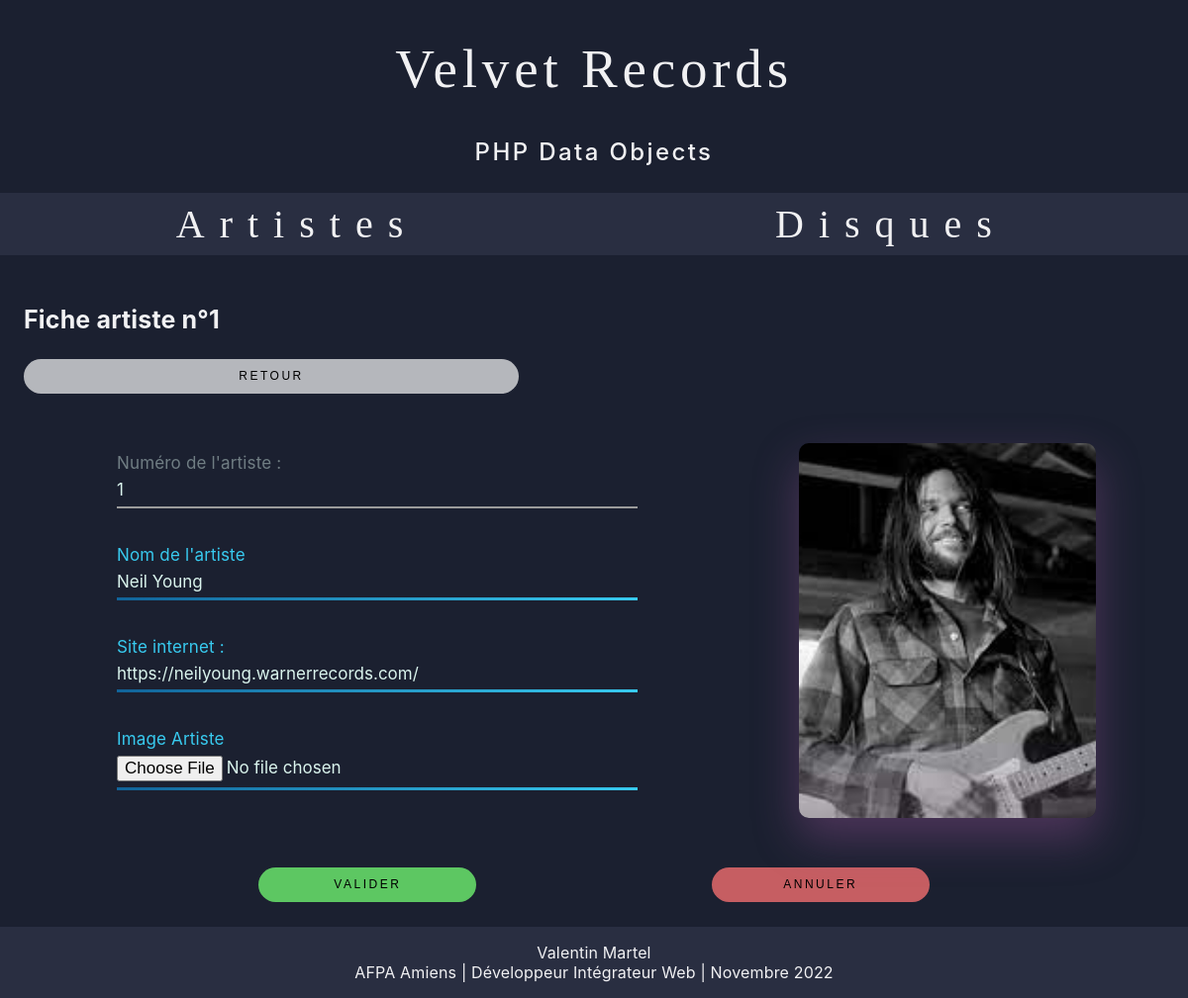
Screenshot of /tab_artists/artist_form.php?id=1 with the database file from the repository.
### tables this page shows
CREATE TABLE artist (
	artist_id		INT PRIMARY KEY AUTO_INCREMENT,
	artist_name		VARCHAR(255),
	artist_url		VARCHAR(255),
	artist_picture	VARCHAR(255)
);

### tab_artists/artist_form.php (the view, shortened to what this page needs)
<?php
    $db = connexionBase();
    $requete = $db->prepare("SELECT * FROM artist WHERE artist_id=?");
    $requete->execute(array($_GET["id"]));
    $myArtist = $requete->fetch(PDO::FETCH_OBJ);
?>
<!DOCTYPE html>
<html lang="fr">
<head>
    <link rel="stylesheet" type="text/css" media="screen" href="/back/serveur/php/PDO/assets/css/pages_content.css">
    <link rel="stylesheet" type="text/css" media="screen" href="/back/serveur/php/PDO/assets/css/artists_cards.css">
    <link rel="stylesheet" type="text/css" media="screen" href="/back/serveur/php/PDO/assets/css/inputs.css">
    <link rel="stylesheet" type="text/css" media="screen" href="/back/serveur/php/PDO/assets/css/buttons.css">
    <link rel="stylesheet" type="text/css" media="screen" href="/back/serveur/php/PDO/assets/css/forms.css">
</head>
<body>
    <?php include('../structure/header.php'); ?>
    <?php include('../structure/nav.php'); ?>
    <section class="container">
        <section class="sub_container debut">
            <h1>Fiche artiste n°<?= $myArtist->artist_id; ?></h1>
            <a href="javascript:history.go(-1)"><button type="back">Retour</button></a>
        </section>
        <form class="sub_container formulaire" id="artist_form" action="script_artist_modif.php" method="post" enctype="multipart/form-data">
            <section class="pochette">
                <div class="card card_artiste"
                        style="background: url('/back/serveur/php/PDO/assets/img/artist_pictures/<?php echo $myArtist->artist_picture ?>');
                                background-repeat: no-repeat;
                                background-size: auto 100%;
                                background-position: center center">
                </div>
            </section>
            <section class="datas">
                <div class="groupe g_id">
                    <input class="champs id" value="<?= $myArtist->artist_id ?>"
                        type="text" name="id" readonly>
                    <label class="label id" for="id">Numéro de l'artiste :</label>
                </div>
                <div class="groupe g_nom">
                    <input class="champs nom" name="nom" value="<?= $myArtist->artist_name ?>"
                        placeholder="Nom" type="text" readwrite>
                    <label class="label nom" for="nom">Nom de l'artiste</label>
                </div>
                <div class="groupe g_url">
                    <input class="champs url" name="url" value="<?= $myArtist->artist_url ?>"
                        placeholder="Url" type="text" readwrite>
                    <label class="label url" for="url">Site internet :</label>
                </div>
                <div class="groupe g_image">
                    <input class="champs image" type="file" name="image" readwrite>
                    <label class="label image" for="image">Image Artiste</label>
                </div>
            </section>
        </form>
        <section class="sub_container wrap">
            <button class="valider" type="submit" form="artist_form">Valider</button>
            <button class="supprimer" type="reset" form="artist_form">Annuler</button>
        </section>
    </section>
    <?php include('../structure/footer.php'); ?>
</body>
</html>

### assets/css/pages_content.css (style rules this page uses)
html { -webkit-font-smoothing: antialiased; box-sizing: border-box; text-size-adjust: 100%; }
body { margin: 0px; min-width: 345px; color: rgb(241, 241, 243); background-color: rgb(27, 32, 48); font-family: Inter, Arial; font-weight: 400; font-size: 1rem; letter-spacing: 0.01rem; text-decoration: none; }
a { width: fit-content; text-decoration: none; color: rgba(111,179,194,1); transition: color 0.125s linear; -webkit-transition: color 0.1s linear; }
.container { width: 100%; margin-left: auto; box-sizing: border-box; margin-right: auto; display: block; }
.debut h1 { font-size: 25px; }
.sub_container { margin-top: 25px; margin-bottom: 25px; }
@media screen and (min-width: 960px) { .container { padding-left: 57px; padding-right: 57px; } }
@media screen and (min-width: 960px) { .debut { display: flex; flex-direction: column; justify-content: space-between; } }
@media screen and (min-width: 640px) { .container { padding-left: 32px; padding-right: 32px; } }
@media screen and (min-width: 0px) { .container { padding-left: 24px; padding-right: 24px; max-width: 100%; } }

### assets/css/artists_cards.css (style rules this page uses)
.card { margin-top: 25px; margin-bottom: 25px; height: 379px; width: 300px; border-radius: 10px; transition: all 0.8s; overflow: hidden; background: black; box-shadow: 0 70px 63px -60px #111; display: flex; justify-content: center; align-items: center; position: relative; border: none; }

### assets/css/inputs.css (style rules this page uses)
.groupe { position: relative; padding: 20px 0 0; margin-top: 10px; width: 100%; min-width: fit-content; }
.champs { font-family: inherit; width: 100%; border: none; border-bottom: 2px solid #9b9b9b; outline: 0; font-size: 17px; color: rgb(218, 244, 237); padding: 7px 0; background: transparent; transition: border-color 0.2s; }
.champs::placeholder { color: transparent; }
.label { position: absolute; top: 0; display: block; transition: 0.2s; font-size: 17px; color: rgba(218, 244, 237, 0.443); pointer-events: none; }
.champs[readwrite] { padding-bottom: 6px; border-width: 3px; border-image: linear-gradient(to right, #116399, #38caef); border-image-slice: 1; }
.champs[readwrite] ~ .label { color: #38caef; }

### assets/css/buttons.css (style rules this page uses)
.wrap { display: flex; flex-direction: row; justify-content: space-evenly; }
.debut button { width: 500px; height: 35px; font-size: 12px; }
button { width: 220px; height: 35px; font-size: 12px; text-transform: uppercase; letter-spacing: 2.5px; font-weight: 500; color: black; background-color: rgba(241, 241, 243, 0.72); border: none; border-radius: 45px; transition: all 0.3s ease 0s; cursor: pointer; outline: none; }
.supprimer { background-color: rgba(255, 115, 115, 0.75); }
.valider { background-color: rgba(115, 255, 115, 0.75); }

### assets/css/forms.css (style rules this page uses)
.formulaire { display: flex; flex-direction: row-reverse; justify-content: space-around; }
.datas { display: grid; padding: 25px; width: 50%; }
.card_artiste { margin-top: 25px; margin-bottom: 25px; height: 379px; width: 300px; border-radius: 10px; transition: all 0.8s; overflow: hidden; background: black; box-shadow: 0 70px 63px -60px #111; display: flex; justify-content: center; align-items: center; position: relative; border: none; box-shadow: 0 20px 45px rgba(156,85,156,0.4); }

### rows the page displays
artist: artist_id "1", artist_picture (picture), id "1", nom "Neil Young", url "https://neilyoung.warnerrecords.com/"
